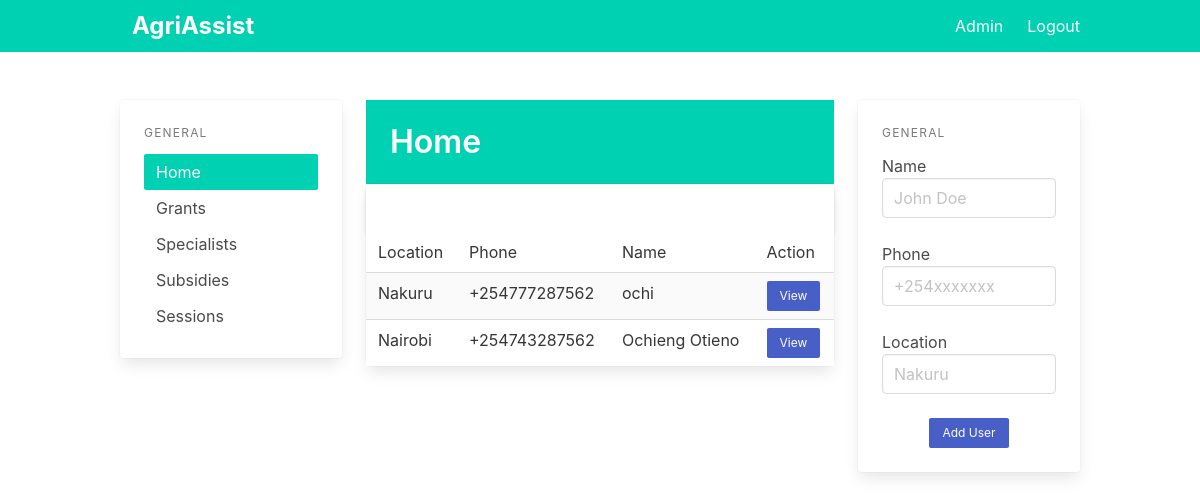
The page / (signed in) on the database its author committed.
### app/models.py (models this page shows)
class User(db.Model):
    id = db.Column(db.Integer, primary_key=True)
    phone = db.Column(db.String(15), unique=True)
    name = db.Column(db.String(100))
    location = db.Column(db.String(100))

### app/pages.py (the view)
@page.route('/')
@login_required
def index():
    users = all_users()
    return render_template('index.html', users=users)

### app/utils.py (called while the page is built)
def all_users():
    return User.query.all()

### app/templates/index.html (shortened to what this page needs)
{% extends "base.html" %}
{% block content %}
<div class="columns">
  <div class="column is-3 ">
    <div class="card">
      <aside class="menu is-hidden-mobile card-content">
        <p class="menu-label">
          General
        </p>
        <ul class="menu-list">
          <li><a class="has-background-primary has-text-white" href="/">Home</a></li>
          <li><a href="{{ url_for('page.grants') }}">Grants</a></li>
          <li><a href="{{ url_for('page.specialists') }}">Specialists</a></li>
          <li><a href="{{ url_for('page.subsidies') }}">Subsidies</a></li>
          <li><a href="{{ url_for('page.sessions') }}">Sessions</a></li>
        </ul>
      </aside>
    </div>
  </div>
  <div class="column is-6">
    <section class="hero is-primary welcome is-small">
      <div class="hero-body">
        <div class="container">
          <h1 class="title">
            Home
          </h1>
        </div>
      </div>
    </section>
    <div class="is-6">
      <div class="card events-card">
        <header class="card-header">
          <a href="#" class="card-header-icon" aria-label="more options">
            <span class="icon">
            </span>
          </a>
        </header>
        <div class="card-table">
          <div class="content">
            <table class="table is-fullwidth is-striped">
              <tbody>
                <tr>
                  <td>Location</td>
                  <td>Phone</td>
                  <td>Name</td>
                  <td>Action</td>
                </tr>
                {%for user in users%}
                <tr>
                  <td>{{user.location}}</td>
                  <td>{{user.phone}}</td>
                  <td>{{user.name}}</td>
                  <td><a class="button is-link is-small" href="/user/{{user.id}}">View</a></td>
                </tr>
                {% endfor%}
              </tbody>
            </table>
          </div>
        </div>
      </div>
    </div>
  </div>
  <div class="column is-3">
    <div class="card">
      <div class="card-content">
        <div class="content">
          <aside class="menu is-hidden-mobile">
            <p class="menu-label">
              General
            </p>
            <div class="file is-centered is-boxed is-success has-name">
              <label class="file-label">
                <form action="{{ url_for('page.new_user') }}" method="POST">
                  <div class="control">
                    <label>Name</label>
                    <input class="input" type="text" placeholder="John Doe" name="name">
                  </div>
                  <br />
                  <div class="control">
                    <label>Phone</label>
                    <input class="input" type="text" placeholder="+254xxxxxxx" name="phone">
                  </div>
                  <br>
                  <div class="control">
                    <label>Location</label>
                    <input class="input" type="text" placeholder="Nakuru" name="location">
                  </div>
                  <br />
                  <div class="field is-grouped is-grouped-centered">
                    <p class="control">
                      <input type="submit" value="Add User" class="button is-primary is-link is-small">
                    </p>
                  </div>
                </form>
              </label>
            </div>
          </aside>
        </div>
      </div>
    </div>
  </div>
</div>
{% endblock %}

### app/templates/base.html (shortened to what this page needs)
<!DOCTYPE html>
<html lang="en">
<head>
  <link rel="stylesheet" href="https://cdn.jsdelivr.net/npm/bulma@0.9.4/css/bulma.min.css">
</head>
<body>
  <section class="is-fullheight">
    <nav class="navbar is-primary">
      <div class="container">
        <div id="navbarMenuHeroA" class="navbar-menu">
          <div class="navbar-start">
            <a href="{{ url_for('main.index') }}" class="navbar-item label is-large">
              AgriAssist
            </a>
          </div>
          <div class="navbar-end">
            {% if current_user.is_authenticated %}
            <a href="{{ url_for('main.index') }}" class="navbar-item">
              Admin
            </a>
            {% endif %}
            {% if current_user.is_authenticated %}
            <a href="{{ url_for('auth.logout') }}" class="navbar-item">
              Logout
            </a>
            {% endif %}
          </div>
        </div>
      </div>
    </nav>
    <div class="hero-body">
      <div class="container">
        {% block content %}
        {% endblock %}
      </div>
    </div>
  </section>
</body>
</html>

### rows shown on the page
User: location "Nakuru", phone "+254777287562", name "ochi"
User: location "Nairobi", phone "+254743287562", name "Ochieng Otieno"
